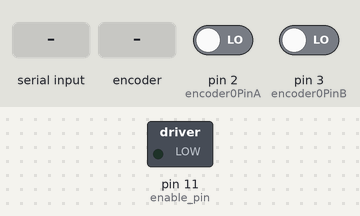
The sketch below on a simulated Arduino Uno, built with avr-gcc and run on an emulated ATmega328P. Shown: switched loads named in the sketch (green lamp = pin HIGH). The test bench sets the inputs (shaded band); at power-on: pin 2 (encoder0PinA) LOW, pin 3 (encoder0PinB) LOW. What the sketch prints to the serial monitor is not drawn.

Above: at 1.2 s.
1.3 s: "90,45\n" received over Serial
At 1.6 s:
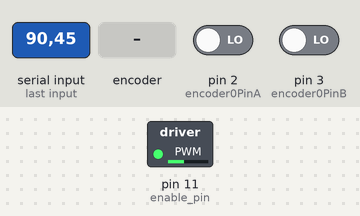
2.8 s: rotary encoder on pin 2 (encoder0PinA) / pin 3 (encoder0PinB) turned 1 step (first pin leading)
4.5 s: "30,150\n" received over Serial
6.0 s: rotary encoder on pin 2 (encoder0PinA) / pin 3 (encoder0PinB) turned 3 steps (first pin leading)
Timing chart, 0 to 9.0 s (numbered marks = the images above; inputs shaded):
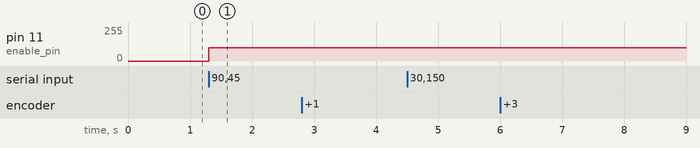

Measured:
- after the input at 1.3 s, pin 11 (enable_pin): 0/255 → 100/255 at once
- after the input at 2.8 s, every drawn part: stays the same
- after the input at 4.5 s, every drawn part: stays the same
- after the input at 6.0 s, every drawn part: stays the same

The sketch:

vel_2.ino
```cpp
//Code for deomonstrating velocity control of a DC motor(SPG30-60K) using PID

#define encoder0PinA 2
#define encoder0PinB 3

volatile unsigned int encoder0Pos = 0;
unsigned int tmp_Pos = 1;
unsigned int valx;
unsigned int valy;
unsigned int valz;
double temp;
double pid_set = 0;
double ang_vel;
int enable_pin = 11;
int pin_l1 = 7;  //pin l3 for now
int pin_l2 = 8;  //pin l4 for now
boolean A_set;
boolean B_set;
long time_int = 0;
long init_pos = 0;
double pid_in= 0, pid_out= 0;
unsigned int count = 0;
double error = 0;
double error_last = 0, error_d = 0, error_i = 0;
double pid_p = 100;
double pid_i = 10;
double pid_d = 20;


void setup() {

  pinMode(encoder0PinA, INPUT);
  pinMode(encoder0PinB, INPUT);

 //  analogWrite(enable_pin, 100);
 //  digitalWrite(pin_l1, HIGH);
 //  digitalWrite(pin_l2, LOW);

// encoder pin on interrupt 0 (pin 2)
  attachInterrupt(0, doEncoderA, CHANGE);

// encoder pin on interrupt 1 (pin 3)
  attachInterrupt(1, doEncoderB, CHANGE);

  Serial.begin (9600);
}


void loop(){
//Check each second for change in position

  if(Serial.available())
  {
    analogWrite(enable_pin, 100);
    temp = Serial.parseInt();
    temp = temp/100;
 //   error_i = 0;
 //   error_d = 0;
    delay(10);
  }
  else
  {
    delay(5);
    count++;
    pid_set = temp;
  tmp_Pos = encoder0Pos;
    //Serial.print("pt = ");
    //Serial.println(float(1000*(tmp_Pos - init_pos))/((millis() - time_int)*360));
    ang_vel = float(1000*(tmp_Pos - init_pos))/((millis() - time_int)*360);
   Serial.println(100*ang_vel);
   time_int = millis();
    init_pos = tmp_Pos;

    if((ang_vel <0.6) && (ang_vel >-0.6))
      pid_in = ang_vel;
    error = pid_set - pid_in;

    if(error > 0.01)
    error_d = error - error_last;
    error_last = error;
 // Serial.print("pid_set = ");
//    Serial.println(pid_set);


  //  Serial.print("Error = ");
  //  Serial.println(pid_set - pid_in);
  // Serial.print("pid_in = ");
  //  Serial.println(pid_in);


   if(count  ==1000) {
        error_i = 5;     //By obversation for 30RPM
        count = 0;
      }
    if(abs(error)>0.02){
      error_i = error_i + error;
      pid_out = pid_p*error + pid_i*error_i +  pid_d*error_d;

      //Serial.print("error_i = ");
      //Serial.println(error_i);

      //Serial.print("error_d = ");
      //Serial.println(error_d);

      //Serial.print("PID out = ");
      //Serial.println(pid_out);

      if(pid_out<0) {
        //   low on 2 and high on 1
        digitalWrite(pin_l1, HIGH);
        digitalWrite(pin_l2, LOW);
      } else {
        //   low on 1 and high on 2
        digitalWrite(pin_l1, LOW);
        digitalWrite(pin_l2, HIGH);
      }

       if(pid_out > 255)
        pid_out = 255;
      else if(pid_out < -255)
        pid_out = -255;


      //analogWrite(enable_pin, abs(pid_out));
      //Serial.print("Val from PID (PWM) = ");
      //Serial.println(pid_out);

    }
  }
  }

  // Interrupt on A changing state
void doEncoderA(){

  // Low to High transition?
  if (digitalRead(encoder0PinA) == HIGH) {
    A_set = true;
    if (!B_set) {
      encoder0Pos = encoder0Pos + 1;

    }
  }

  // High-to-low transition?
  if (digitalRead(encoder0PinA) == LOW) {
    A_set = false;
  }
}

// Interrupt on B changing state
void doEncoderB(){

  // Low-to-high transition?
  if (digitalRead(encoder0PinB) == HIGH) {
    B_set = true;
    if (!A_set) {
      encoder0Pos = encoder0Pos - 1;
    }
  }

  // High-to-low transition?
  if (digitalRead(encoder0PinB) == LOW) {
    B_set = false;
  }
}
```
